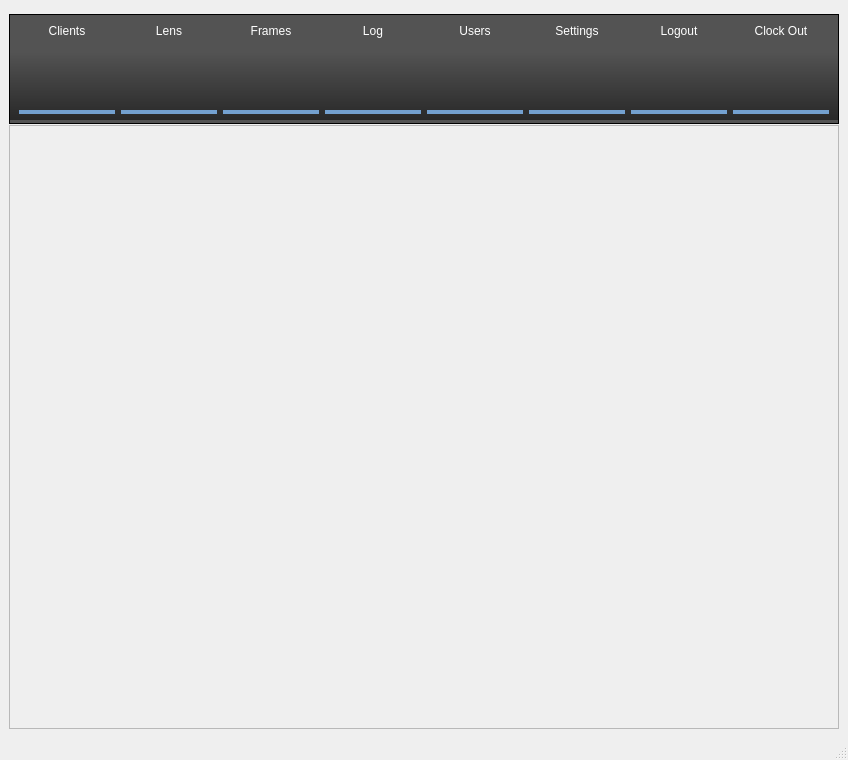
<?xml version="1.0" encoding="UTF-8"?>
<ui version="4.0">
 <class>MainWindow</class>
 <widget class="QMainWindow" name="MainWindow">
  <property name="geometry">
   <rect>
    <x>0</x>
    <y>0</y>
    <width>848</width>
    <height>760</height>
   </rect>
  </property>
  <property name="minimumSize">
   <size>
    <width>848</width>
    <height>400</height>
   </size>
  </property>
  <property name="windowTitle">
   <string>AvisionR - Control Panel</string>
  </property>
  <property name="styleSheet">
   <string notr="true"/>
  </property>
  <widget class="QWidget" name="centralwidget">
   <layout class="QVBoxLayout" name="verticalLayout">
    <item>
     <widget class="QFrame" name="frame_sideBar">
      <property name="minimumSize">
       <size>
        <width>0</width>
        <height>110</height>
       </size>
      </property>
      <property name="maximumSize">
       <size>
        <width>16777215</width>
        <height>100</height>
       </size>
      </property>
      <property name="styleSheet">
       <string notr="true">#frame_sideBar {
background-color: qlineargradient(spread:repeat, x1:0, y1:0, x2:0, y2:1, stop:0.346591 #535353, stop:1 #262626);
border-bottom: 3.5px outset #535353;
}</string>
      </property>
      <property name="frameShape">
       <enum>QFrame::StyledPanel</enum>
      </property>
      <property name="frameShadow">
       <enum>QFrame::Raised</enum>
      </property>
      <layout class="QGridLayout" name="gridLayout">
       <item row="0" column="0">
        <layout class="QVBoxLayout" name="verticalLayout_8">
         <item>
          <widget class="QLabel" name="label_Logout_2">
           <property name="styleSheet">
            <string notr="true">color:rgb(255, 255, 255);
font: 75 8pt &quot;Vrinda&quot;;
background-color: none;
</string>
           </property>
           <property name="text">
            <string>Clients</string>
           </property>
           <property name="alignment">
            <set>Qt::AlignCenter</set>
           </property>
          </widget>
         </item>
         <item>
          <widget class="QPushButton" name="pushButton_Customers">
           <property name="minimumSize">
            <size>
             <width>95</width>
             <height>70</height>
            </size>
           </property>
           <property name="styleSheet">
            <string notr="true">   QPushButton#pushButton_Customers {
        background: none;
		border: none;
		border-bottom: 3.5px outset #73a0cf;
    }
     
  QPushButton#pushButton_Customers:pressed  {
        background-color: qlineargradient(x1: 0, y1: 0, x2: 0, y2: 1,
                                          stop: 0 rgba(0,0,0,0.3), stop: 1 rgba(255,0,0,0));
    }
     
QPushButton#pushButton_Customers:hover{
	background-color: qlineargradient(x1: 0, y1: 0, x2: 0, y2: 1,
                                          stop: 0 rgba(0,0,0,0.3), stop: 1 rgba(255,0,0,0));
} </string>
           </property>
           <property name="text">
            <string/>
           </property>
           <property name="flat">
            <bool>false</bool>
           </property>
          </widget>
         </item>
        </layout>
       </item>
       <item row="0" column="1">
        <layout class="QVBoxLayout" name="verticalLayout_9">
         <item>
          <widget class="QLabel" name="label_Frames_2">
           <property name="styleSheet">
            <string notr="true">color:rgb(255, 255, 255);
font: 75 8pt &quot;Vrinda&quot;;
background-color: none;
</string>
           </property>
           <property name="text">
            <string>Lens</string>
           </property>
           <property name="alignment">
            <set>Qt::AlignCenter</set>
           </property>
          </widget>
         </item>
         <item>
          <widget class="QPushButton" name="pushButton_Lens">
           <property name="minimumSize">
            <size>
             <width>95</width>
             <height>70</height>
            </size>
           </property>
           <property name="styleSheet">
            <string notr="true">   QPushButton#pushButton_Lens {
        background: none;
		border: none;
		border-bottom: 3.5px outset #73a0cf;
    }
     
  QPushButton#pushButton_Lens:pressed  {
        background-color: qlineargradient(x1: 0, y1: 0, x2: 0, y2: 1,
                                          stop: 0 rgba(0,0,0,0.3), stop: 1 rgba(255,0,0,0));
    }
     
QPushButton#pushButton_Lens:hover{
	background-color: qlineargradient(x1: 0, y1: 0, x2: 0, y2: 1,
                                          stop: 0 rgba(0,0,0,0.3), stop: 1 rgba(255,0,0,0));
} </string>
           </property>
           <property name="text">
            <string/>
           </property>
           <property name="flat">
            <bool>false</bool>
           </property>
          </widget>
         </item>
        </layout>
       </item>
       <item row="0" column="2">
        <layout class="QVBoxLayout" name="verticalLayout_7">
         <item>
          <widget class="QLabel" name="label_Frames">
           <property name="enabled">
            <bool>true</bool>
           </property>
           <property name="styleSheet">
            <string notr="true">color:rgb(255, 255, 255);
font: 75 8pt &quot;Vrinda&quot;;
background-color: none;
</string>
           </property>
           <property name="text">
            <string>Frames</string>
           </property>
           <property name="alignment">
            <set>Qt::AlignCenter</set>
           </property>
          </widget>
         </item>
         <item>
          <widget class="QPushButton" name="pushButton_Frames">
           <property name="enabled">
            <bool>true</bool>
           </property>
           <property name="minimumSize">
            <size>
             <width>95</width>
             <height>70</height>
            </size>
           </property>
           <property name="styleSheet">
            <string notr="true">   QPushButton#pushButton_Frames {
        background: none;
		border: none;
		border-bottom: 3.5px outset #73a0cf;
    }
     
  QPushButton#pushButton_Frames:pressed  {
        background-color: qlineargradient(x1: 0, y1: 0, x2: 0, y2: 1,
                                          stop: 0 rgba(0,0,0,0.3), stop: 1 rgba(255,0,0,0));
    }
     
QPushButton#pushButton_Frames:hover{
	background-color: qlineargradient(x1: 0, y1: 0, x2: 0, y2: 1,
                                          stop: 0 rgba(0,0,0,0.3), stop: 1 rgba(255,0,0,0));
} </string>
           </property>
           <property name="text">
            <string/>
           </property>
           <property name="flat">
            <bool>false</bool>
           </property>
          </widget>
         </item>
        </layout>
       </item>
       <item row="0" column="3">
        <layout class="QVBoxLayout" name="verticalLayout_6">
         <item>
          <widget class="QLabel" name="label_Log">
           <property name="styleSheet">
            <string notr="true">color:rgb(255, 255, 255);
font: 75 8pt &quot;Vrinda&quot;;
background-color: none;
</string>
           </property>
           <property name="text">
            <string>Log</string>
           </property>
           <property name="alignment">
            <set>Qt::AlignCenter</set>
           </property>
          </widget>
         </item>
         <item>
          <widget class="QPushButton" name="pushButton_Log">
           <property name="minimumSize">
            <size>
             <width>95</width>
             <height>70</height>
            </size>
           </property>
           <property name="styleSheet">
            <string notr="true">   QPushButton#pushButton_Log  {
        background: none;
		border: none;
		border-bottom: 3.5px outset #73a0cf;
    }
     
  QPushButton#pushButton_Log:pressed  {
        background-color: qlineargradient(x1: 0, y1: 0, x2: 0, y2: 1,
                                          stop: 0 rgba(0,0,0,0.3), stop: 1 rgba(255,0,0,0));
    }
     
QPushButton#pushButton_Log:hover{
	background-color: qlineargradient(x1: 0, y1: 0, x2: 0, y2: 1,
                                          stop: 0 rgba(0,0,0,0.3), stop: 1 rgba(255,0,0,0));
} </string>
           </property>
           <property name="text">
            <string/>
           </property>
           <property name="flat">
            <bool>false</bool>
           </property>
          </widget>
         </item>
        </layout>
       </item>
       <item row="0" column="4">
        <layout class="QVBoxLayout" name="verticalLayout_5">
         <item>
          <widget class="QLabel" name="label_Users">
           <property name="styleSheet">
            <string notr="true">color:rgb(255, 255, 255);
font: 75 8pt &quot;Vrinda&quot;;
background-color: none;
</string>
           </property>
           <property name="text">
            <string>Users</string>
           </property>
           <property name="alignment">
            <set>Qt::AlignCenter</set>
           </property>
          </widget>
         </item>
         <item>
          <widget class="QPushButton" name="pushButton_Users">
           <property name="minimumSize">
            <size>
             <width>95</width>
             <height>70</height>
            </size>
           </property>
           <property name="styleSheet">
            <string notr="true">   QPushButton#pushButton_Users  {
        background: none;
		border: none;
		border-bottom: 3.5px outset #73a0cf;
    }
     
  QPushButton#pushButton_Users:pressed  {
        background-color: qlineargradient(x1: 0, y1: 0, x2: 0, y2: 1,
                                          stop: 0 rgba(0,0,0,0.3), stop: 1 rgba(255,0,0,0));
    }
     
QPushButton#pushButton_Users:hover{
	background-color: qlineargradient(x1: 0, y1: 0, x2: 0, y2: 1,
                                          stop: 0 rgba(0,0,0,0.3), stop: 1 rgba(255,0,0,0));
} </string>
           </property>
           <property name="text">
            <string/>
           </property>
           <property name="flat">
            <bool>false</bool>
           </property>
          </widget>
         </item>
        </layout>
       </item>
       <item row="0" column="5">
        <layout class="QVBoxLayout" name="verticalLayout_4">
         <item>
          <widget class="QLabel" name="label_Settings">
           <property name="styleSheet">
            <string notr="true">color:rgb(255, 255, 255);
font: 75 8pt &quot;Vrinda&quot;;
background-color: none;
</string>
           </property>
           <property name="text">
            <string>Settings</string>
           </property>
           <property name="alignment">
            <set>Qt::AlignCenter</set>
           </property>
          </widget>
         </item>
         <item>
          <widget class="QPushButton" name="pushButton_Settings">
           <property name="minimumSize">
            <size>
             <width>95</width>
             <height>70</height>
            </size>
           </property>
           <property name="styleSheet">
            <string notr="true">   QPushButton#pushButton_Settings  {
        background: none;
		border: none;
		border-bottom: 3.5px outset #73a0cf;
    }
     
  QPushButton#pushButton_Settings:pressed  {
        background-color: qlineargradient(x1: 0, y1: 0, x2: 0, y2: 1,
                                          stop: 0 rgba(0,0,0,0.3), stop: 1 rgba(255,0,0,0));
    }
     
QPushButton#pushButton_Settings:hover{
	background-color: qlineargradient(x1: 0, y1: 0, x2: 0, y2: 1,
                                          stop: 0 rgba(0,0,0,0.3), stop: 1 rgba(255,0,0,0));
} </string>
           </property>
           <property name="text">
            <string/>
           </property>
           <property name="flat">
            <bool>false</bool>
           </property>
          </widget>
         </item>
        </layout>
       </item>
       <item row="0" column="6">
        <layout class="QVBoxLayout" name="verticalLayout_2">
         <item>
          <widget class="QLabel" name="label_Logout">
           <property name="styleSheet">
            <string notr="true">color:rgb(255, 255, 255);
font: 75 8pt &quot;Vrinda&quot;;
background-color: none;
</string>
           </property>
           <property name="text">
            <string>Logout</string>
           </property>
           <property name="alignment">
            <set>Qt::AlignCenter</set>
           </property>
          </widget>
         </item>
         <item>
          <widget class="QPushButton" name="pushButton_Logout">
           <property name="minimumSize">
            <size>
             <width>95</width>
             <height>70</height>
            </size>
           </property>
           <property name="styleSheet">
            <string notr="true">   QPushButton#pushButton_Logout  {
        background: none;
		border: none;
		border-bottom: 3.5px outset #73a0cf;
    }
     
  QPushButton#pushButton_Logout:pressed  {
        background-color: qlineargradient(x1: 0, y1: 0, x2: 0, y2: 1,
                                          stop: 0 rgba(0,0,0,0.3), stop: 1 rgba(255,0,0,0));
    }
     
QPushButton#pushButton_Logout:hover{
	background-color: qlineargradient(x1: 0, y1: 0, x2: 0, y2: 1,
                                          stop: 0 rgba(0,0,0,0.3), stop: 1 rgba(255,0,0,0));
} </string>
           </property>
           <property name="text">
            <string/>
           </property>
           <property name="flat">
            <bool>false</bool>
           </property>
          </widget>
         </item>
        </layout>
       </item>
       <item row="0" column="7">
        <layout class="QVBoxLayout" name="verticalLayout_3">
         <item>
          <widget class="QLabel" name="label_Logout_5">
           <property name="styleSheet">
            <string notr="true">color:rgb(255, 255, 255);
font: 75 8pt &quot;Vrinda&quot;;
background-color: none;
</string>
           </property>
           <property name="text">
            <string>Clock Out</string>
           </property>
           <property name="alignment">
            <set>Qt::AlignCenter</set>
           </property>
          </widget>
         </item>
         <item>
          <widget class="QPushButton" name="pushButton_ClockOut">
           <property name="minimumSize">
            <size>
             <width>95</width>
             <height>70</height>
            </size>
           </property>
           <property name="styleSheet">
            <string notr="true">   QPushButton#pushButton_ClockOut  {
        background: none;
		border: none;
		border-bottom: 3.5px outset #73a0cf;
    }
     
  QPushButton#pushButton_ClockOut:pressed  {
        background-color: qlineargradient(x1: 0, y1: 0, x2: 0, y2: 1,
                                          stop: 0 rgba(0,0,0,0.3), stop: 1 rgba(255,0,0,0));
    }
     
QPushButton#pushButton_ClockOut:hover{
	background-color: qlineargradient(x1: 0, y1: 0, x2: 0, y2: 1,
                                          stop: 0 rgba(0,0,0,0.3), stop: 1 rgba(255,0,0,0));
} </string>
           </property>
           <property name="text">
            <string/>
           </property>
           <property name="flat">
            <bool>false</bool>
           </property>
          </widget>
         </item>
        </layout>
       </item>
      </layout>
     </widget>
    </item>
    <item>
     <widget class="QFrame" name="frame_2">
      <property name="styleSheet">
       <string notr="true">background-image:url(&quot;stripes.png&quot;)
 repeat;</string>
      </property>
      <property name="frameShape">
       <enum>QFrame::StyledPanel</enum>
      </property>
      <property name="frameShadow">
       <enum>QFrame::Raised</enum>
      </property>
     </widget>
    </item>
   </layout>
  </widget>
  <widget class="QStatusBar" name="statusbar"/>
 </widget>
 <resources/>
 <connections/>
</ui>
